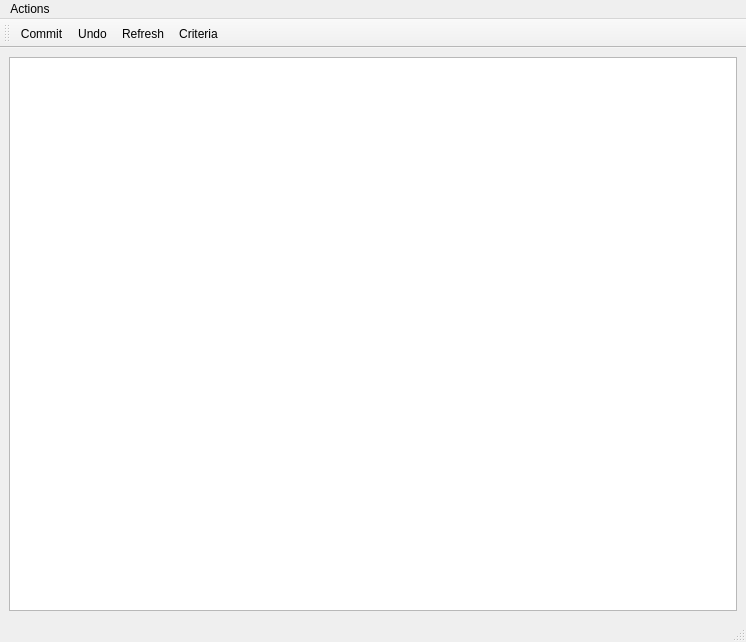
<?xml version="1.0" encoding="UTF-8"?>
<ui version="4.0">
 <class>QueryEditorWindow</class>
 <widget class="QMainWindow" name="QueryEditorWindow">
  <property name="geometry">
   <rect>
    <x>0</x>
    <y>0</y>
    <width>746</width>
    <height>642</height>
   </rect>
  </property>
  <property name="windowTitle">
   <string>Query Editor</string>
  </property>
  <widget class="QWidget" name="centralwidget">
   <layout class="QVBoxLayout" name="verticalLayout_2">
    <item>
     <layout class="QVBoxLayout" name="verticalLayout">
      <item>
       <widget class="QTableView" name="tableView"/>
      </item>
     </layout>
    </item>
   </layout>
  </widget>
  <widget class="QMenuBar" name="menubar">
   <property name="geometry">
    <rect>
     <x>0</x>
     <y>0</y>
     <width>746</width>
     <height>21</height>
    </rect>
   </property>
   <widget class="QMenu" name="menuActions">
    <property name="title">
     <string>Actions</string>
    </property>
    <addaction name="actionCommit"/>
    <addaction name="actionUndo"/>
    <addaction name="actionCriteria"/>
    <addaction name="actionRefresh"/>
   </widget>
   <addaction name="menuActions"/>
  </widget>
  <widget class="QStatusBar" name="statusbar"/>
  <widget class="QToolBar" name="toolBar">
   <property name="windowTitle">
    <string>toolBar</string>
   </property>
   <attribute name="toolBarArea">
    <enum>TopToolBarArea</enum>
   </attribute>
   <attribute name="toolBarBreak">
    <bool>false</bool>
   </attribute>
   <addaction name="actionCommit"/>
   <addaction name="actionUndo"/>
   <addaction name="actionRefresh"/>
   <addaction name="actionCriteria"/>
  </widget>
  <action name="actionCommit">
   <property name="icon">
    <iconset>
     <activeon>:/standard_icons/save.png</activeon>
    </iconset>
   </property>
   <property name="text">
    <string>Commit</string>
   </property>
   <property name="toolTip">
    <string>Commit changes to the database</string>
   </property>
  </action>
  <action name="actionUndo">
   <property name="icon">
    <iconset resource="../../../icons/icons.qrc">
     <normaloff>:/standard_icons/undo.png</normaloff>:/standard_icons/undo.png</iconset>
   </property>
   <property name="text">
    <string>Undo</string>
   </property>
   <property name="toolTip">
    <string>Rollback changes made to data</string>
   </property>
  </action>
  <action name="actionCriteria">
   <property name="icon">
    <iconset resource="../../../icons/icons.qrc">
     <normaloff>:/standard_icons/filter.png</normaloff>:/standard_icons/filter.png</iconset>
   </property>
   <property name="text">
    <string>Criteria</string>
   </property>
   <property name="toolTip">
    <string>View or change criteria</string>
   </property>
  </action>
  <action name="actionRefresh">
   <property name="icon">
    <iconset>
     <activeon>:/standard_icons/refresh.png</activeon>
    </iconset>
   </property>
   <property name="text">
    <string>Refresh</string>
   </property>
   <property name="toolTip">
    <string>Refresh data from the database/reset filters</string>
   </property>
  </action>
 </widget>
 <resources>
  <include location="../../../icons/icons.qrc"/>
 </resources>
 <connections/>
</ui>
